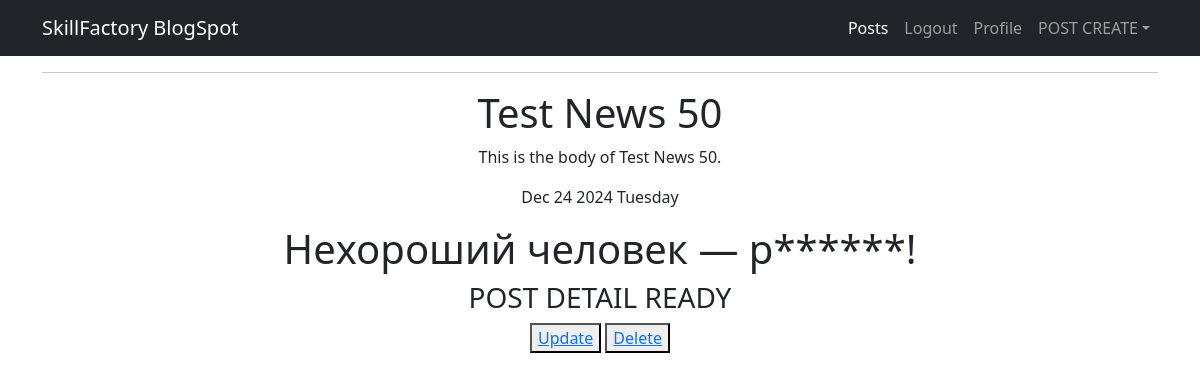
Before: /107 (signed in) with the older database file.
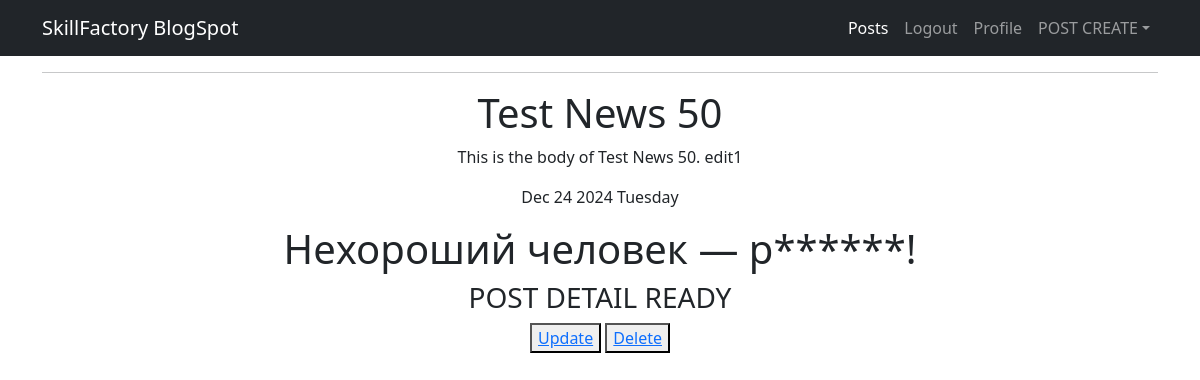
After: the same page with the newer database file.
### post/models.py (models this page shows, shortened)
class Posts(models.Model):
    blog_type = models.CharField(
        max_length=20,
        choices=BLOG_CHOICES,
        default='Article'
    )
    title = models.CharField(max_length=75, blank=False)
    body = models.TextField(blank=False, default='Empty field')
    preview = models.CharField(max_length=127, blank=True)  # Интеграция поля preview
    slug = models.SlugField()
    date = models.DateTimeField(auto_now_add=True)
    categories = models.ManyToManyField(Category, related_name="PostCategory")
    def __str__(self):
        return f'{self.title.title()}: {self.preview}' #({self.price})'
    class Meta:
        ordering = ['-id']

### post/views.py (the view)
# urls.py: path('<int:pk>', PostsDetail.as_view(), name='post_detail'),
class PostsDetail(LoginRequiredMixin, PermissionRequiredMixin, DetailView):
    model = Posts
    template_name = 'post.html'
    context_object_name = 'post'
    permission_required = 'post.view_posts'
    def get_context_data(self, **kwargs):
        context = super().get_context_data(**kwargs)
        comment = "Нехороший человек — редиска!"
        context['comment'] = comment
        pprint(context)
        return context

### author/context_processors.py (called while the page is built)
def is_author(request):
    if request.user.is_authenticated:
        return {'is_author': Group.objects.filter(name='author', user=request.user).exists()}
    return {'is_author': False}

### post/templatetags/custom_filters.py (called while the page is built)
@register.filter(name='censor')
def censor(value):
    bad_words = ['редиска']
    for word in bad_words:
        pattern = re.compile(re.escape(word), re.IGNORECASE)
        value = pattern.sub(
            word[0] + '*' * (len(word) - 1),
            value
        )
    return value

### templates/post.html (shortened to what this page needs)
{% extends 'flatpages/default.html' %}
{% load custom_filters %}
{% block content %}
    <hr>
    <h1>{{ post.title }}</h1>
    <p>{{ post.body }}</p>
    <p>{{ post.date|date:"M d Y l" }}</p>
    <h1>{{ comment|censor }}</h1>
    <h3>POST DETAIL READY</h3>
    <button><a href="{% url 'news_update' post.id %}">Update</a></button>
    <button><a href="{% url 'news_delete' post.id %}">Delete</a></button>
{% endblock content %}

### templates/flatpages/default.html (shortened to what this page needs)
<!DOCTYPE html>
<html lang="en">
    <head>
        <link rel="stylesheet" href="https://cdnjs.coudflare.com/ajax/libs/milligram/1.4.1/milligram.css">
        {% load static %}
        <link href="{% static 'css/styles.css' %}" rel="stylesheet" />
    </head>
    <body>
        <nav class="navbar navbar-expand-lg navbar-dark bg-dark">
            <div class="container">
                <a class="navbar-brand" href="#">SkillFactory BlogSpot</a>
                    <div class="collapse navbar-collapse" id="navbarSupportedContent">
                        <ul class="navbar-nav ms-auto mb-2 mb-lg-0">
                            <li class="nav-item"><a class="nav-link active" aria-current="page" href="{% url 'posts_list' %}">Posts</a></li>
                            {% if user.is_authenticated %}
                            <li class="nav-item"><a class="nav-link" href="{% url 'account_logout' %}">Logout</a></li>
                            <li class="nav-item"><a class="nav-link" href="{% url 'users-profile' %}">Profile</a></li>
                            {% else %}
                            <li class="nav-item"><a class="nav-link" href="{% url 'account_login' %}">Login/Register</a></li>
                            {% endif %}
                            <li class="nav-item dropdown">
                                {% if user.is_authenticated %}
                                <a class="nav-link dropdown-toggle" id="navbarDropdown" href="#" role="button" data-bs-toggle="dropdown" aria-expanded="false">POST CREATE</a>
                                {% endif %}
                            </li>
                        </ul>
                    </div>
                </div>
        </nav>
        <div class="container">
            <div class="row">
                <div class="col-lg-12 text-center">
                    {% block content %}
                    {% endblock content %}
                </div>
            </div>
        </div>
    </body>
</html>

Changed rows visible on the page:
changed Posts "Test News 50": body "This is the body of Test News 50." → "This is the body of Test News 50. edit1"
